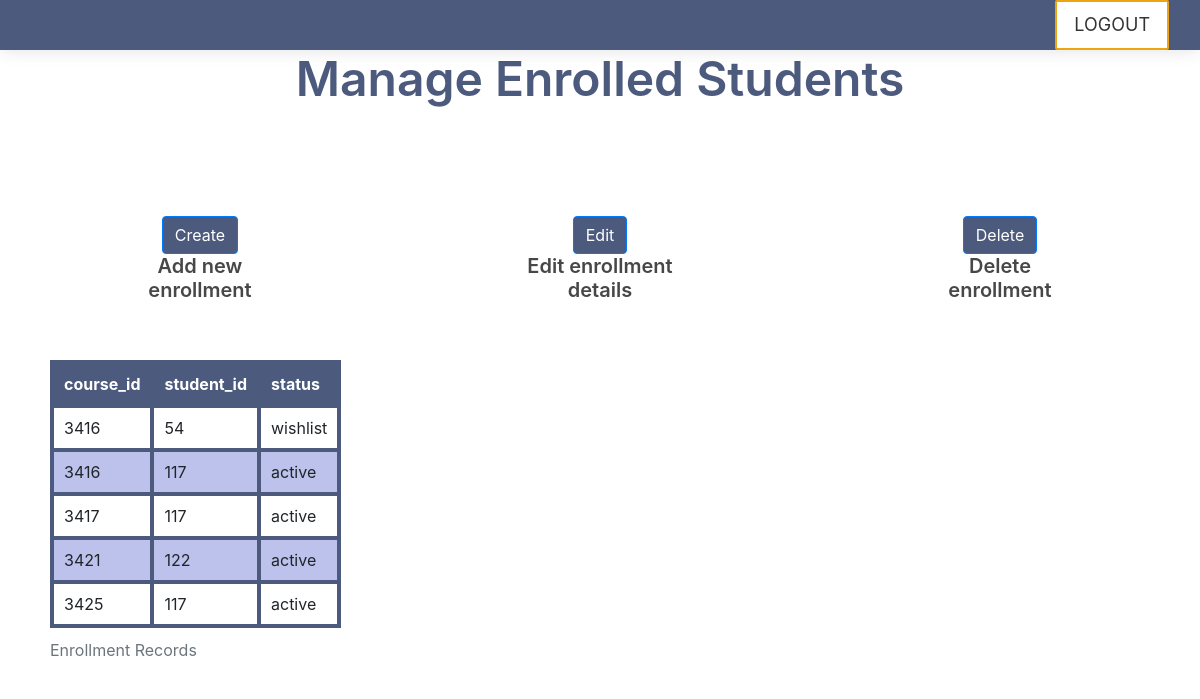
Page /admin/admin_enrolled.php (signed in) on the committed database.
### tables this page shows
CREATE TABLE `enrolled` (
  `course_id` int NOT NULL,
  `student_id` int NOT NULL,
  `status` varchar(8) DEFAULT NULL,
  PRIMARY KEY (`course_id`,`student_id`),
  KEY `fk_student_id` (`student_id`),
  CONSTRAINT `fk_course_id` FOREIGN KEY (`course_id`) REFERENCES `course` (`id`),
  CONSTRAINT `fk_student_id` FOREIGN KEY (`student_id`) REFERENCES `student` (`id`),
  CONSTRAINT `check_status` CHECK ((`status` in (_utf8mb4'active',_utf8mb4'archived',_utf8mb4'wishlist')))
);

### admin/admin_enrolled.php (the view, shortened to what this page needs)
<?php
include_once '../connect.php';
?>
<link rel="stylesheet" href="../css/table.css" />
<link rel="stylesheet" href="../css/bootstrap.min.css" />
<link rel="stylesheet" href="../css/style.css" />
<link rel="stylesheet" href="../css/newcss.css" />
<body class="host_version">
    <header class="top-navbar">
        <nav class="navbar navbar-expand-lg navbar-light bg-light">
            <div class="container-fluid">
                <div class="collapse navbar-collapse" id="navbars-host">
                    <ul class="nav navbar-nav navbar-right">
                        <li><a class="hover-btn-new log orange" href="../logout.php" data-toggle="modal" data-target="#login"><span>Logout</span></a></li>
                    </ul>
                </div>
            </div>
        </nav>
    </header>
    <div class="section-title">
        <h2 style="color:#4c5a7d">Manage Enrolled Students</h2>
    </div>
    <div style="display: flex;">
        <div class="container">
            <div class="text-center pt-5">
                <button style="background-color: #4c5a7d" class="btn btn-primary w-sm waves-effect waves-light" onclick="window.location.href='admin_enrollednew.php'">Create</button>
            </div>
            <div class="section-title mb-0 pb-2">
                <h5>Add new enrollment</h5>
            </div>
        </div>
        <div class="container">
            <div class="text-center pt-5">
                <button style="background-color: #4c5a7d" class="btn btn-primary w-sm waves-effect waves-light" onclick="openForm1()">Edit</button>
            </div>
            <div class="section-title mb-0 pb-2">
                <h5>Edit enrollment details</h5>
            </div>
        </div>
        <div class="container">
            <div class="text-center pt-5">
                <button style="background-color: #4c5a7d" class="btn btn-primary w-sm waves-effect waves-light" onclick="openForm()">Delete</button>
            </div>
            <div class="section-title mb-0 pb-2">
                <h5>Delete enrollment</h5>
            </div>
        </div>
    </div>
    <?php
    $query = "SELECT * FROM enrolled;";
    $result = mysqli_query($conn, $query);
    $check = mysqli_num_rows($result);
    if ($check > 0) { ?>
        <table>
            <caption>Enrollment Records</caption>
            <tr style="background-color:#4c5a7d ;color: white">
                <th>course_id</th>
                <th>student_id</th>
                <th>status</th>
            </tr><?php
                    while ($row = mysqli_fetch_array($result)) { ?>
                <tr>
                    <td><?php echo $row['course_id'] ?></td>
                    <td><?php echo $row['student_id'] ?></td>
                    <td><?php echo $row['status'] ?></td>
                </tr>
        <?php
                    }
                } ?>
        </table>

### css/table.css (style rules this page uses)
table, th, td { border: 4px solid #4c5a7d; border-collapse: collapse; }
table { margin: 50px; }
th, td { padding: 10px; }
tr:nth-child(even) { background-color: white; }
tr:nth-child(odd) { background-color: #BCC2EC; }

### rows in the picture
enrolled: course "3416", student "54", status "wishlist"
enrolled: course "3416", student "117", status "active"
enrolled: course "3417", student "117", status "active"
enrolled: course "3421", student "122", status "active"
enrolled: course "3425", student "117", status "active"
